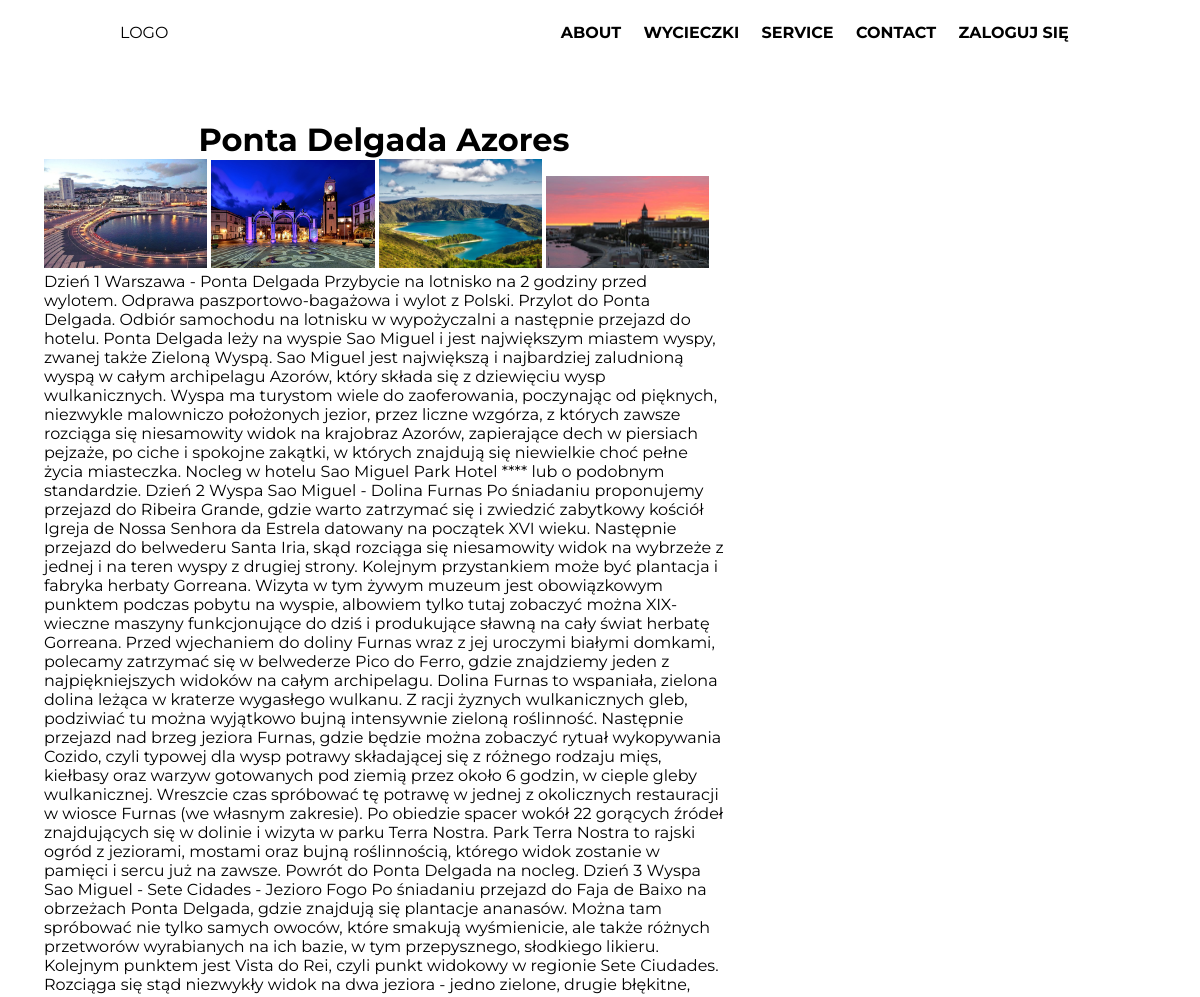
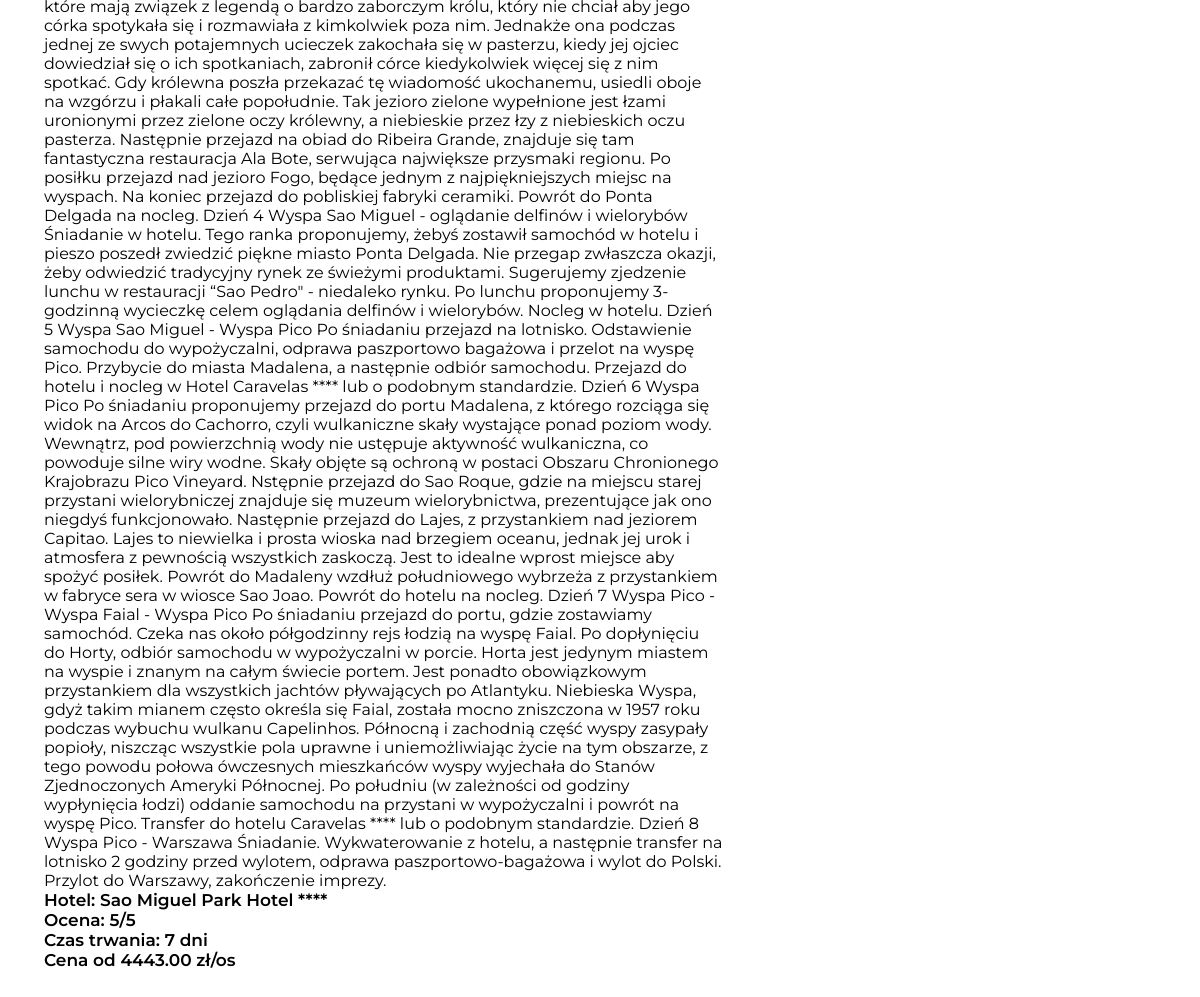
Page /oferty/1/ on the committed database (2 pictures, top to bottom).
### home/models.py (models this page shows)
class Trip(models.Model):
    title = models.CharField(max_length=100)
    location=models.TextField(blank=True)
    Hotel = models.TextField(blank=True)
    description = models.TextField(blank=True)
    duration = models.TextField(blank=True)
    deadline1 = models.DateField(auto_now_add=False, blank=True)
    deadline2 = models.DateField(auto_now_add=False, blank=True)
    deadline3 = models.DateField(auto_now_add=False, blank=True)
    rating = models.DecimalField(max_digits=5, decimal_places=0, default=5)
    price = models.DecimalField(max_digits=15000, decimal_places=2, default=0)
    main_image = models.ImageField(upload_to='trips_pics', blank=True)
    image_one = models.ImageField(upload_to='trips_pics', blank=True)
    image_two = models.ImageField(upload_to='trips_pics', blank=True)
    image_three = models.ImageField(upload_to='trips_pics', blank=True)
    image_four = models.ImageField(upload_to='trips_pics', blank=True)
    date_posted = models.DateTimeField(default=timezone.now)
    author = models.ForeignKey(User, on_delete=models.CASCADE, default=1)

### home/views.py (the view)
# urls.py: path('oferty/<int:pk>/', TripsDetailView.as_view(), name='trips-detail'),
class TripsDetailView(DetailView):
    model = Trip
    template_name = 'home/trips-detail.html'

### home/templates/home/trips-detail.html (shortened to what this page needs)
{% extends "home/base.html" %}
{% load render_partial %}
{% load static %}
{% block head %}
    <link rel="stylesheet" href="{% static 'home/css/trips.css'%}">
{% endblock head %}
{% block body %}
<div class="contOferty">
    <div id="oferta">
        <h1 class="article-title">{{ object.title }}</h1>
            <div class="imgdet">
                <img src="{{ object.image_one.url }}">
                <img src="{{ object.image_two.url }}">
                <img src="{{ object.image_three.url }}">
                <img src="{{ object.image_four.url }}">
            </div>
          <div class="media-body">
            <p class="article-content">{{ object.description }}</p>
              <h2>
                    <span>
                        Hotel: {{ object.Hotel }}
                        <br>
                        Ocena: {{ object.rating }}/5
                        <br>
                        Czas trwania: {{ object.duration }} dni
                        <br>
                        Cena od {{ object.price }} zł/os
                </span>
                </h2>
          </div>
    </div>
    <div id="zamow">
    </div>
</div>
{% endblock body %}

### home/templates/home/base.html (shortened to what this page needs)
{% load static %}
<!DOCTYPE html>
<html lang="en">
<head>
    <link rel="stylesheet" href="{% static 'home/css/base.css'%}">
    <link rel="stylesheet" href="https://stackpath.bootstrapcdn.com/font-awesome/4.7.0/css/font-awesome.min.css">
    {% block head %}{% endblock %}
</head>
<body>
    <header class="main-header">
        <div class="logo">
            <a href="{% url 'home' %}">LOGO</a>
        </div>
        <ul class="nav-links">
            <li class="nav-link">
                <a href="#">About</a>
            </li>
            <li class="nav-link">
                <a href="{% url 'wycieczki' %}">Wycieczki</a>
            </li>
            <li class="nav-link">
                <a href="#">Service</a>
            </li>
            <li class="nav-link">
                <a href="#">Contact</a>
            </li>
            {% if user.is_authenticated %}
            <li class="nav-link">
                <a href="{% url 'logout' %}">Wyloguj się</a>
            </li>
            <li class="nav-link">
                    <a href="{% url 'profile' %}">{{user.username}}</a>
            </li>
            {% else %}
            <li class="nav-link">
                <a href="{% url 'login' %}">Zaloguj się</a>
            </li>
            {% endif %}
        </ul>
    </header>
    {% block body %}{% endblock %}
</body>
</html>

### home/static/home/css/base.css (style rules this page uses)
*, *:before, *:after { box-sizing: border-box; margin: 0; padding: 0; }
body { font-family: 'Montserrat', sans-serif; display:flex; flex-flow:column wrap; }
.main-header { position: fixed; display: flex; justify-content: space-between; align-items: center; height: 65px; width: 100vw; padding: 0 10vw; color: #000; z-index: 1; transition: .8s ease-out; }
.main-header a { text-decoration: none; color: inherit; text-transform: uppercase; }
.main-header .nav-links { display: flex; list-style: none; }
.main-header .nav-links .nav-link { transition: opacity .4s ease-in-out, transform .6s cubic-bezier(0.175, 0.885, 0.32, 1.275); }
.main-header .nav-links .nav-link:nth-of-type(2) { transition-delay: .1s; }
.main-header .nav-links .nav-link:nth-of-type(3) { transition-delay: .2s; }
.main-header .nav-links .nav-link:nth-of-type(4) { transition-delay: .3s; }
.main-header .nav-links .nav-link a { margin: .2rem; padding: 1rem .5rem; font-weight: bold; }
h2 { font-weight: 600; font-size: 17px; }

### home/static/home/css/trips.css (style rules this page uses)
.contOferty { padding-bottom: 200px; width: 100%; }
#oferta { display: flex; justify-content: center; align-items: center; flex-wrap: wrap; padding-bottom: 115px; padding-top: 20px; padding-left: 20px; padding-right: 20px; margin-left: 2%; margin-right: 5%; width: 60%; background-color: rgba(255, 255, 255,0.5); border-radius: 60px; position: relative; top: 100px; padding: 20px; float:left; }
#oferta .imgdet img { max-width: 24%; opacity: 1; transition: 0.5s; }
#zamow { display: flex; justify-content: center; align-items: center; flex-wrap: wrap; width: 30%; margin-right:3%; background-color: rgba(255, 255, 255,0.5); border-radius: 60px; position: relative; float: left; top: 100px; padding-bottom: 115px; padding-top: 20px; padding-left: 20px; padding-right: 20px; }

### rows in the picture
Trip: title "Ponta Delgada Azores", image_one (picture), image_two (picture), image_three (picture), image_four (picture), description "Dzień 1 Warszawa - Ponta Delgada Przybycie na lotnisko na 2 godziny przed wylotem. Odprawa paszportowo-bagażowa i wylot z Polski. Przylot do Ponta Delgada. Odbiór samochodu na lotnisku w wypożyczalni a następnie przejazd do hotelu. Ponta Delgada leży na wyspie Sao Miguel i jest największym miastem wyspy, zwanej także Zieloną Wyspą. Sao Miguel jest największą i najbardziej zaludnioną wyspą w całym archipelagu Azorów, który składa się z dziewięciu wysp wulkanicznych. Wyspa ma turystom wiele do zaoferowania, poczynając od pięknych, niezwykle malowniczo położonych jezior, przez liczne wzgórza, z których zawsze rozciąga się niesamowity widok na krajobraz Azorów, zapierające dech w piersiach…", Hotel "Sao Miguel Park Hotel ****", rating "5", duration "7", price "4443.00"
